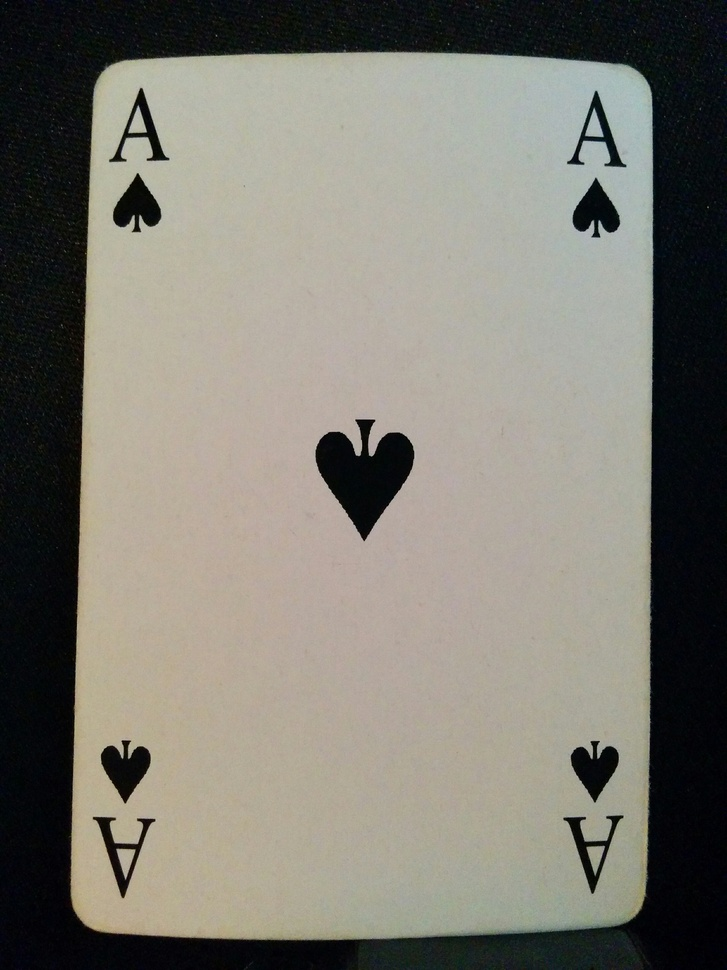
#> input picture src/playing_cards_dataset/1 PIK.jpg, 727 x 970 px, shrunk from 2448 x 3264 before the run
$ python -i card_manipulation.py   (imports and definitions only)   (older library calls are emulated)
#> lines starting #> are read from the running program, lines starting #| are printed output that depends on the picture; after the words box and inside, x2 and y2 are one past the last pixel; in counts of white or black regions, pixels touching at a corner belong together
import cv2
import numpy as np
from operator import itemgetter


# [22 lines left out: function have_space, not called in this run]


def get_blacks(i):
    whites = 0
    for x in range(len(i)):
        for k in range(len(i[x])):
            if (i[x][k] == 1):
                whites += 1
    return whites


def cut_half(img):
    height, width, channel = img.shape
    gray = cv2.cvtColor(img, cv2.COLOR_BGR2GRAY)
    filter = np.ones((5, 5), np.float32) / 25
    i = cv2.filter2D(gray, -1, filter)
    i = cv2.adaptiveThreshold(i,
                              1,
                              cv2.ADAPTIVE_THRESH_GAUSSIAN_C,
                              cv2.THRESH_BINARY_INV,
                              11,
                              3)
    black_image = turn_white(img, i)
    first_column = black_image[:, 5:10]
    last_column = black_image[:, width-10:width-5]
    first_row = black_image[5:10, :]
    last_row = black_image[height-10:height-5, :]

    top_image = img[0:int(height/2)-20, 0:width]
    bottom_image = img[int(height/2)+20:height, 0:width]
    left_image = img[0:height, 0:int(width/2)+20]
    right_image = img[0:height, int(width/2)-20:width]

    fC = get_blacks(first_column)
    lC = get_blacks(last_column)
    fR = get_blacks(first_row)
    lR = get_blacks(last_row)
    temp = ((fC, right_image),
            (lC, left_image),
            (fR, bottom_image),
            (lR, top_image))
    pom = sorted(temp, key=itemgetter(0))[-1]
    im = pom[1]
    res = im
    height, width, channel = im.shape
    if(width > height):
        res = cv2.resize(im, (120, 120), interpolation=cv2.INTER_CUBIC)
        mat = cv2.getRotationMatrix2D((60, 60), -90, 1)
        im = cv2.warpAffine(res, mat, (120, 120))
        res = cv2.resize(im, (height, width), interpolation=cv2.INTER_CUBIC)
    return res


# [53 lines left out: functions find_contours, suit, process_image, not called in this run]


def turn_white(img, black_img):
    h, w, c = img.shape
    for x in range(h):
        for j in range(w):
            if((img[x][j][0] > 120 and img[x][j][1] < 80 and img[x][j][2] < 80) or (img[x][j][0] < 60 and img[x][j][1] < 60 and img[x][j][2] < 60)):
                black_img[x][j] = 1

    return black_img

>>> import cv2
>>> picture = cv2.imread('playing_cards_dataset/1 PIK.jpg')
#> picture is the input picture: shape (970, 727, 3); mean B, G, R 113.1, 122.2, 124.8
>>> result = cut_half(picture)
#> in cut_half, `gray = cv2.cvtColor(img, cv2.COLOR_BGR2GRAY)`:
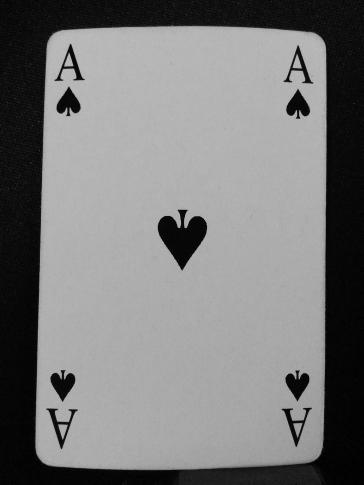
#> gray: shape (970, 727) (shown at 1/2 size); min 0, max 200, mean 121.9
#> in cut_half, `i = cv2.adaptiveThreshold(i, 1, cv2.ADAPTIVE_THRESH_GAUSSIAN_C, cv2.TH..`:
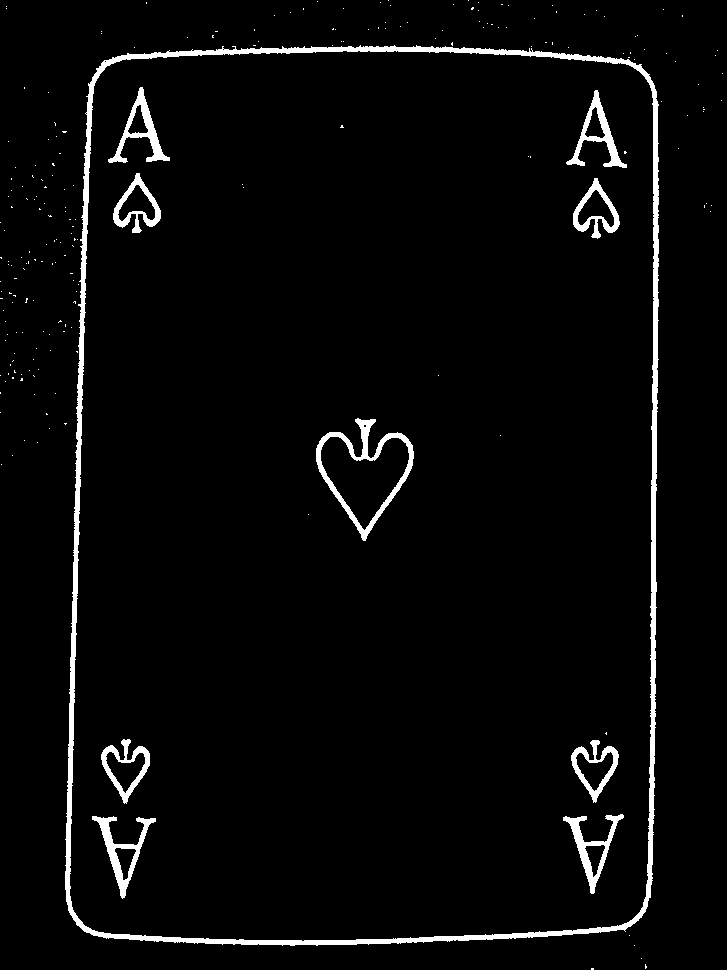
#> i: shape (970, 727); values 0 (black) and 1 (white), 3.5% white; 219 white regions (209 under 20 px), largest, box (x1, y1, x2, y2) and area: (65, 45, 659, 946) 14373, (316, 418, 414, 541) 2003, (92, 816, 156, 899) 1227
#> after the loop in turn_white, `for x in range(h):`:
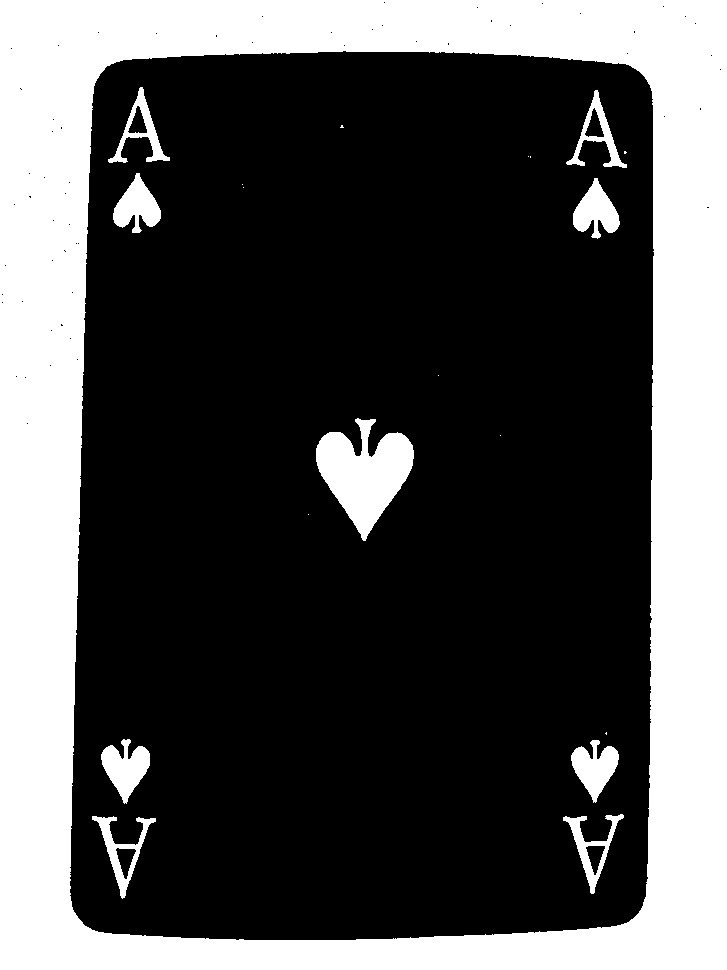
#> black_img: shape (970, 727); values 0 (black) and 1 (white), 31.5% white; 20 white regions (10 under 20 px), largest, box (x1, y1, x2, y2) and area: (0, 0, 727, 970) 204487, (316, 418, 414, 541) 6478, (101, 739, 150, 804) 1738
#> in cut_half, `first_column = black_image[:, 5:10]`: first_column = 970 rows, first 6: [1, 1, 1, 1, 1], [1, 1, 1, 1, 1], [1, 1, 1, 1, 1], [1, 1, 1, 1, 1], [1, 1, 1, 1, 1], [1, 1, 1, 1, 1]
#> in cut_half, `last_column = black_image[:, width-10:width-5]`: last_column has the same summary as first_column
#> in cut_half, `top_image = img[0:int(height/2)-20, 0:width]`:
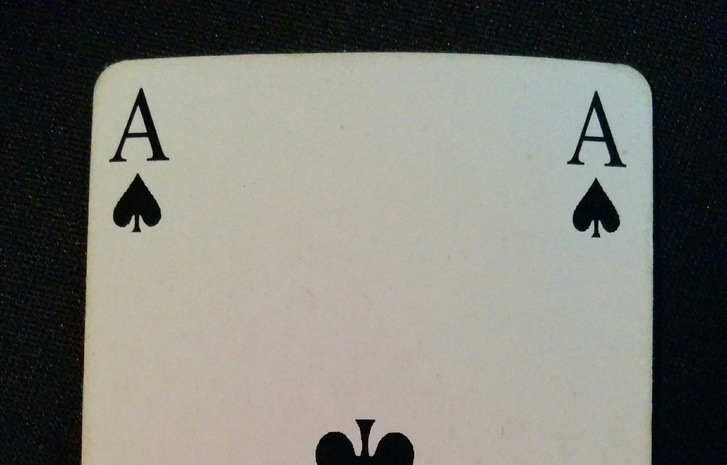
#> top_image: shape (465, 727, 3); mean B, G, R 115.5, 122.7, 122.4
#> in cut_half, `bottom_image = img[int(height/2)+20:height, 0:width]`:
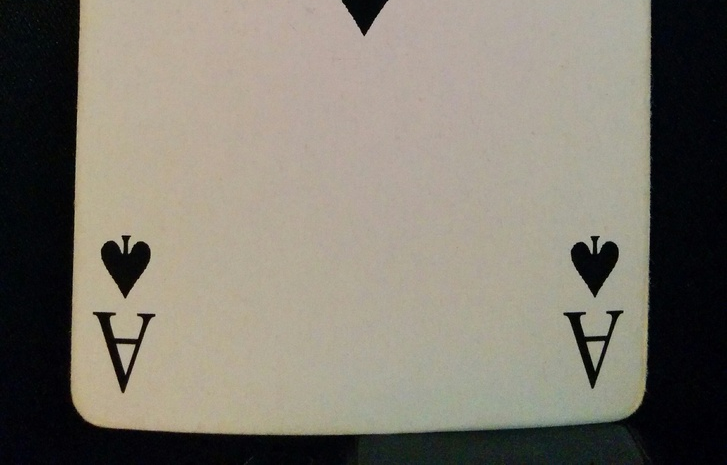
#> bottom_image: shape (465, 727, 3); mean B, G, R 110.8, 121.9, 127.1
#> in cut_half, `left_image = img[0:height, 0:int(width/2)+20]`:
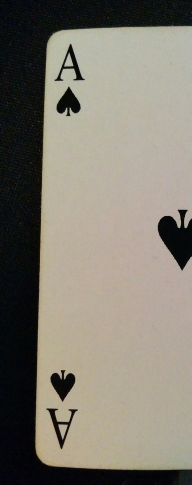
#> left_image: shape (970, 383, 3) (shown at 1/2 size); mean B, G, R 112.2, 123.6, 128.8
#> in cut_half, `right_image = img[0:height, int(width/2)-20:width]`:
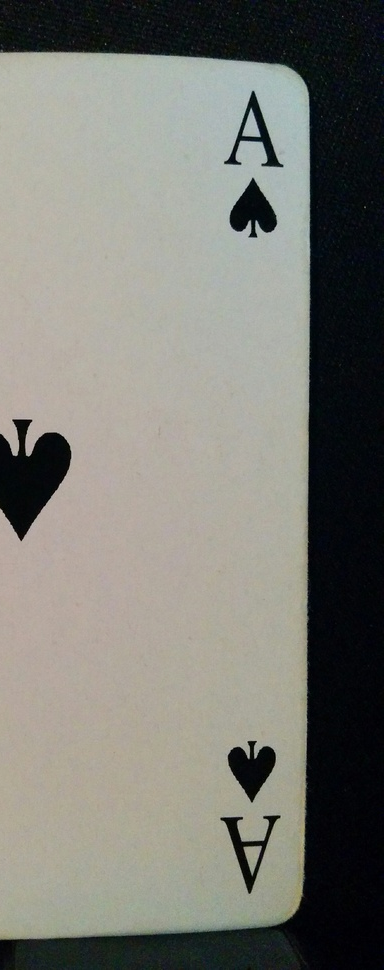
#> right_image: shape (970, 384, 3); mean B, G, R 116.3, 123.2, 123.4
#> after the loop in get_blacks, `for x in range(len(i)):`: whites = 4849
#> in cut_half, `fR = get_blacks(first_row)`: fR = 3633
#> in cut_half, `lR = get_blacks(last_row)`: lR = 3635

$ run again, on src/playing_cards_dataset/10 PIK.jpg
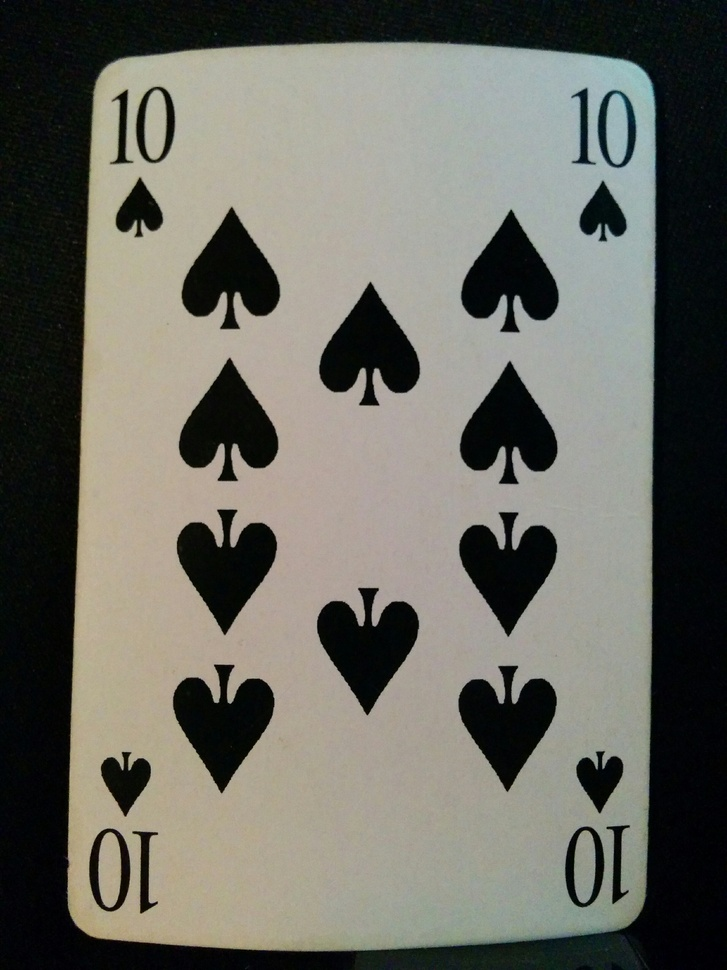
#> input picture src/playing_cards_dataset/10 PIK.jpg, 727 x 970 px, shrunk from 2448 x 3264 before the run
#> picture is the input picture: shape (970, 727, 3); mean B, G, R 98.1, 106.3, 106.7
#> after the loop in turn_white, `for x in range(h):`:
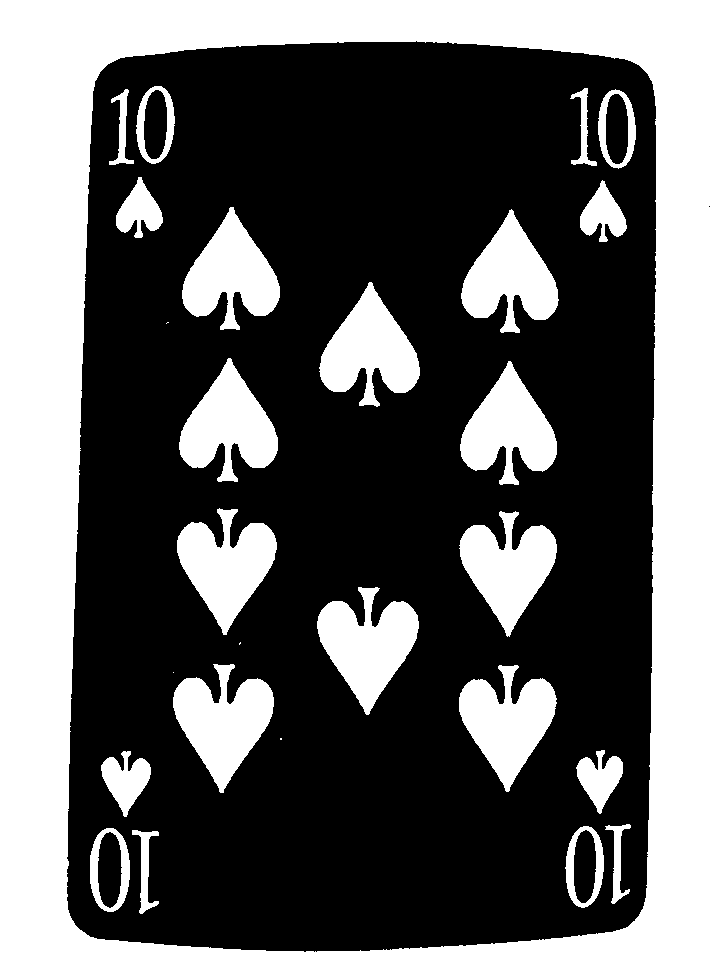
#> black_img: shape (970, 727); values 0 (black) and 1 (white), 38.8% white; 27 white regions (4 under 20 px), largest, box (x1, y1, x2, y2) and area: (0, 0, 727, 970) 192672, (173, 664, 274, 793) 7061, (317, 587, 419, 715) 7032
#> first_column = 970 rows, first 6: [1, 1, 1, 1, 1], [1, 1, 1, 1, 1], [1, 1, 1, 1, 1], [1, 1, 1, 1, 1], [1, 1, 1, 1, 1], [1, 1, 1, 1, 1]
#> last_column has the same summary as first_column
#> in cut_half, `right_image = img[0:height, int(width/2)-20:width]`:
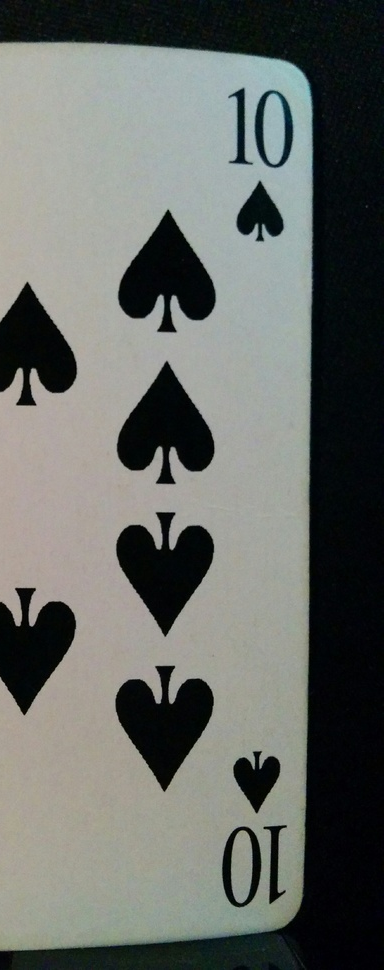
#> right_image: shape (970, 384, 3); mean B, G, R 102.2, 106.5, 103.3
#> after the loop in get_blacks, `for x in range(len(i)):`: whites = 4850
#> fR = 3635

$ run again, on src/playing_cards_dataset/13 PIK.jpg
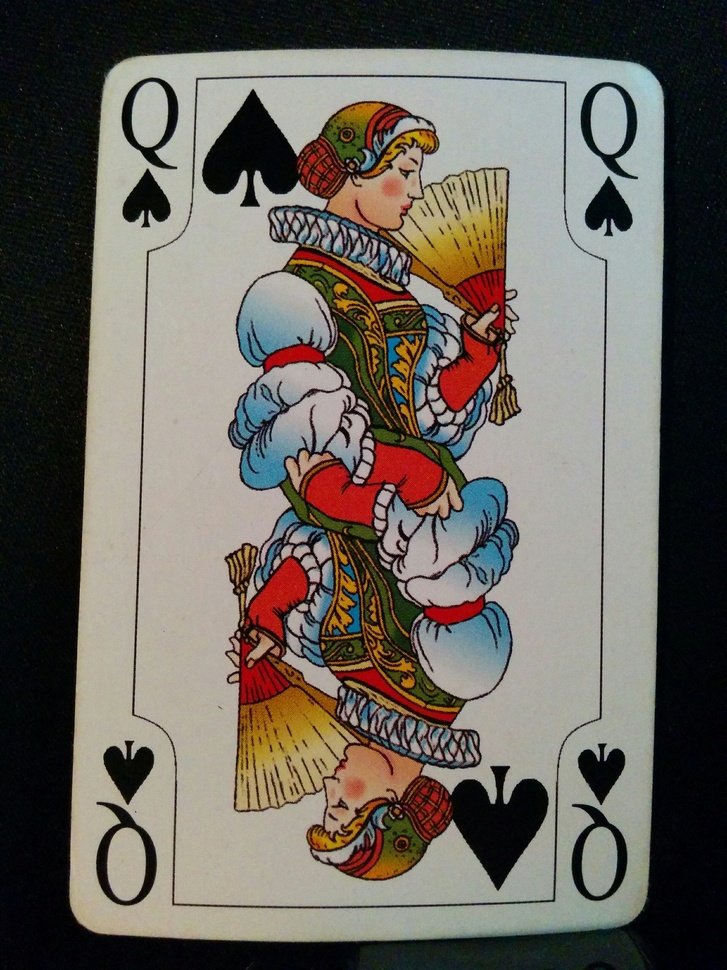
#> input picture src/playing_cards_dataset/13 PIK.jpg, 727 x 970 px, shrunk from 2448 x 3264 before the run
#> picture is the input picture: shape (970, 727, 3); mean B, G, R 92.7, 100.6, 105.9
#> after the loop in turn_white, `for x in range(h):`:
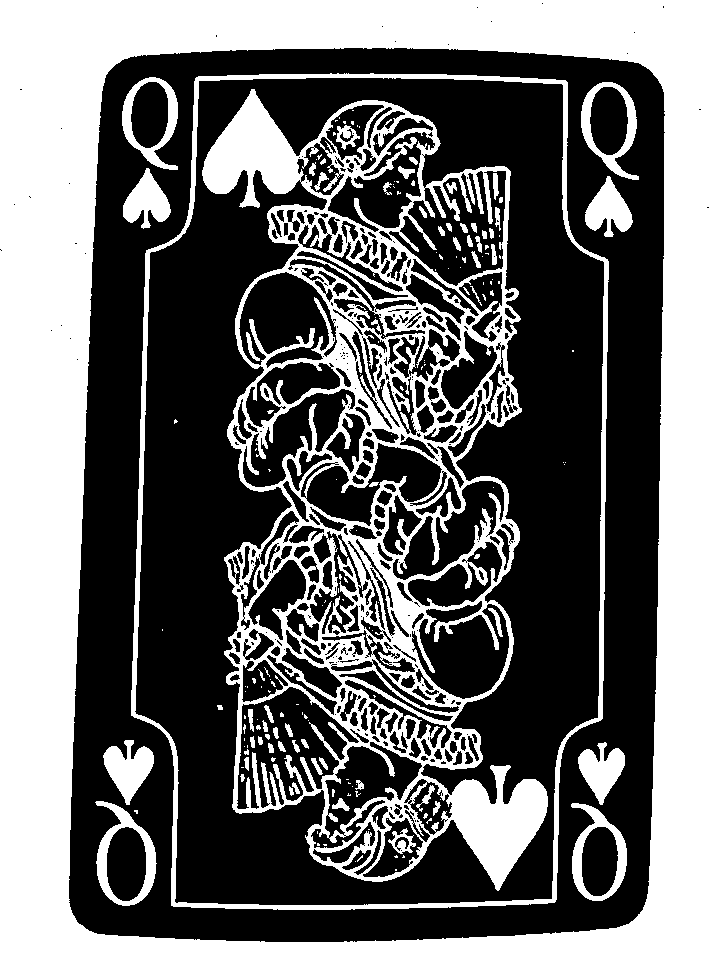
#> black_img: shape (970, 727); values 0 (black) and 1 (white), 43.4% white; 185 white regions (119 under 20 px), largest, box (x1, y1, x2, y2) and area: (0, 0, 727, 970) 198217, (202, 89, 548, 891) 77959, (131, 73, 609, 910) 11717
#> first_column = 970 rows, first 6: [1, 1, 1, 1, 1], [1, 1, 1, 1, 1], [1, 1, 1, 1, 1], [1, 1, 1, 1, 1], [1, 1, 1, 1, 1], [1, 1, 1, 1, 1]
#> last_column has the same summary as first_column
#> in cut_half, `right_image = img[0:height, int(width/2)-20:width]`:
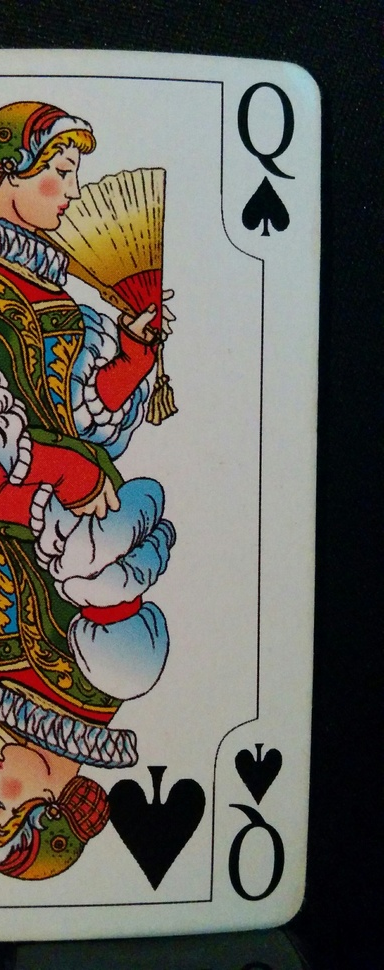
#> right_image: shape (970, 384, 3); mean B, G, R 92.5, 99.1, 103.4
#> after the loop in get_blacks, `for x in range(len(i)):`: whites = 4850
#> fR = 3632
#> lR = 3635
